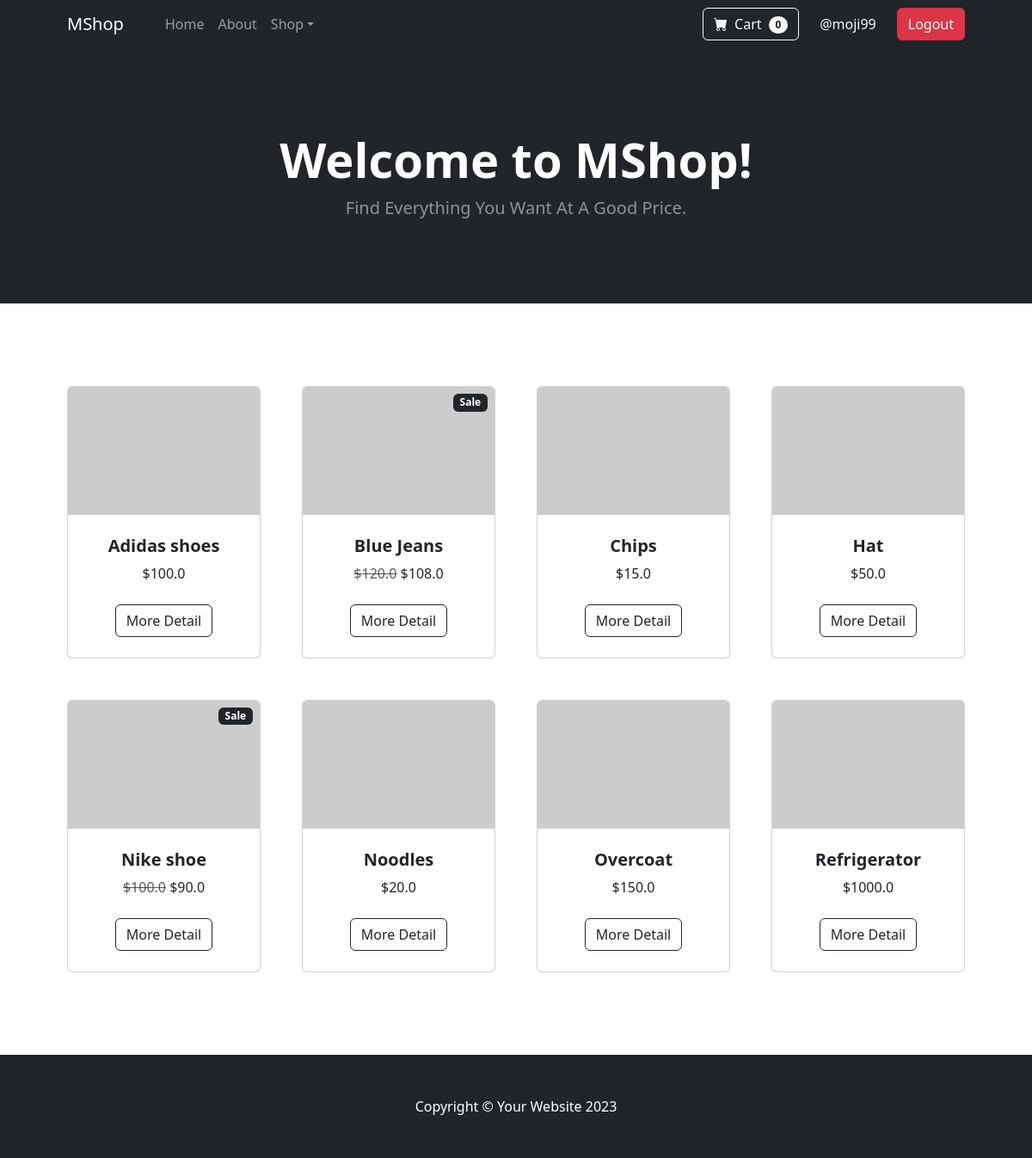
The app's page / (signed in) with its own data.
### items/models.py (models this page shows, shortened)
class Item(models.Model):
    title = models.CharField(max_length=60)
    description = models.TextField()
    price = models.FloatField()
    image = models.ImageField(upload_to="item_images", blank=True, null=True)
    is_sold = models.BooleanField(default=False)
    is_on_sale = models.BooleanField(default=False)
    discount = models.FloatField(default=0.0)
    created_at = models.DateTimeField(auto_now_add=True)
    category = models.ForeignKey(
        Category, on_delete=models.CASCADE, related_name="items"
    )
    buyers = models.ManyToManyField(
        User, through="Purchase", related_name="purchased_items"
    )
    class Meta:
        ordering = ("title",)
    def discounted_price(self):
        return self.price - self.price * self.discount

### items/views.py (the view)
# urls.py: path("", views.index, name="index"),
def index(request):
    items = get_list_or_404(Item, is_sold=False)[:8]
    for item in items:
        if item.is_on_sale:
            item.discount = item.discounted_price()
    return render(
        request,
        "items/index.html",
        {
            "items": items,
        },
    )

### items/templates/items/index.html
{% extends "items/base.html" %}
{% block content %}
<header class="bg-dark py-5">
    <div class="container px-4 px-lg-5 my-5">
        <div class="text-center text-white">
            <h1 class="display-4 fw-bolder">Welcome to MShop!</h1>
            <p class="lead fw-normal text-white-50 mb-0">Find Everything You Want At A Good Price.</p>
        </div>
    </div>
</header>
<section class="py-5">
    <div class="container px-4 px-lg-5 mt-5">
        <div class="row gx-4 gx-lg-5 row-cols-2 row-cols-md-3 row-cols-xl-4 justify-content-center">
            {% for item in items %}
            <div class="col mb-5">
                <div class="card h-100">
                    {% if item.is_on_sale %}
                    <div class="badge bg-dark text-white position-absolute" style="top: 0.5rem; right: 0.5rem">Sale</div>
                    {% endif %}
                    {% if item.image %}
                    <img class="card-img-top img-fluid" src="{{ item.image.url }}" alt="..." />
                    {% else %}
                    <img class="card-img-top" src="https://dummyimage.com/450x300/dee2e6/6c757d.jpg" alt="..." />
                    {% endif %}
                    <div class="card-body p-4">
                        <div class="text-center">
                            <h5 class="fw-bolder">{{ item.title }}</h5>
                            {% if item.is_on_sale %}
                            <span class="text-muted text-decoration-line-through">${{ item.price }}</span>
                            ${{ item.discount }}
                            {% else %}
                            ${{ item.price }}
                            {% endif %}
                        </div>
                    </div>
                    <div class="card-footer p-4 pt-0 border-top-0 bg-transparent">
                        <div class="text-center"><a class="btn btn-outline-dark mt-auto" href="{% url "items:detail" item.id %}">More Detail</a></div>
                    </div>
                </div>
            </div>
            {% endfor %}
        </div>
    </div>
</section>
{% endblock content %}

### items/templates/items/base.html (shortened to what this page needs)
{% load static %}
<!DOCTYPE html>
<html lang="en">
    <head>
        {% block stylesheets %}
        <link href="https://cdn.jsdelivr.net/npm/bootstrap-icons@1.5.0/font/bootstrap-icons.css" rel="stylesheet" />
        <link href="https://cdn.jsdelivr.net/npm/bootstrap@5.3.2/dist/css/bootstrap.min.css" rel="stylesheet">
        {% endblock stylesheets %}
    </head>
    <body class="d-flex flex-column min-vh-100">
        {% block navigation %}
        <nav class="navbar navbar-expand-lg navbar-dark bg-dark">
            <div class="container px-4 px-lg-5">
                <a class="navbar-brand" href="{% url "items:index" %}">MShop</a>
                <div class="collapse navbar-collapse" id="navbarSupportedContent">
                    <ul class="navbar-nav me-auto mb-2 mb-lg-0 ms-lg-4">
                        <li class="nav-item"><a class="nav-link" aria-current="page" href="#!">Home</a></li>
                        <li class="nav-item"><a class="nav-link" href="#!">About</a></li>
                        <li class="nav-item dropdown">
                            <a class="nav-link dropdown-toggle" id="navbarDropdown" href="#" role="button" data-bs-toggle="dropdown" aria-expanded="false">Shop</a>
                        </li>
                    </ul>
                    {% if user.is_authenticated %}
                    <form class="d-flex">
                        <button class="btn btn-outline-light" type="submit">
                            <i class="bi-cart-fill me-1"></i>
                            Cart
                            <span class="badge bg-light text-dark ms-1 rounded-pill">0</span>
                        </button>
                    </form>
                    <div class="nav-item text-light mb-2 mb-lg-0 ms-lg-4">
                        @{{user.username}}
                    </div>
                    <div class="nav-item text-light mb-2 mb-lg-0 ms-lg-4">
                        <a class="btn btn-danger" href="{% url "logout" %}">Logout</a>
                    </div>
                    {% endif %}
                </div>
            </div>
        </nav>
        {% endblock navigation %}
        {% block content %}
        {% endblock content %}
        {% block footer %}
        <footer class="py-5 bg-dark mt-auto">
            <div class="container"><p class="m-0 text-center text-white">Copyright &copy; Your Website 2023</p></div>
        </footer>
        {% endblock footer %}
    </body>
</html>

### records on screen
Item: title "Adidas shoes", price "100.0"
Item: is_on_sale "Sale", title "Blue Jeans", price "120.0", discount "108.0"
Item: title "Chips", price "15.0"
Item: title "Hat", price "50.0"
Item: is_on_sale "Sale", title "Nike shoe", price "100.0", discount "90.0"
Item: title "Noodles", price "20.0"
Item: title "Overcoat", price "150.0"
Item: title "Refrigerator", price "1000.0"

### other values on screen
{{ user.username }} "moji99"
